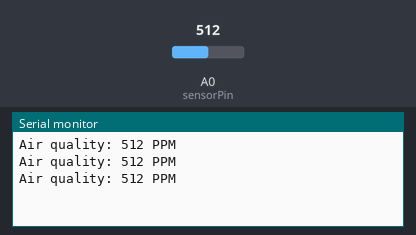
The sketch below on a simulated Arduino Uno, built with avr-gcc and run on an emulated ATmega328P. On the bench: the last lines printed to the serial monitor. The test bench sets the inputs (shaded band); at power-on: A0 (sensorPin) = 512.

Above: at 1.3 s.
1.4 s: A0 (sensorPin) set to 716
At 1.9 s:
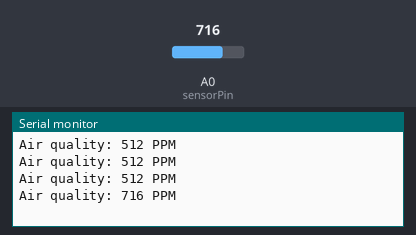
2.9 s: A0 (sensorPin) set to 900
At 3.4 s:
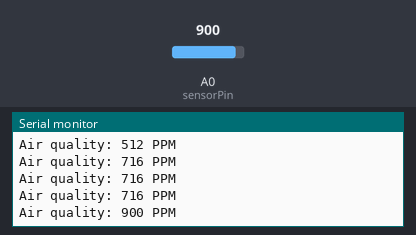
Timing chart, 0 to 5.9 s (numbered marks = the images above; inputs shaded):
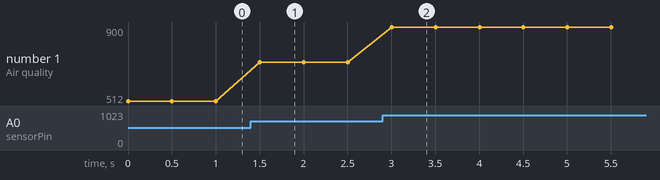

The sketch:

01reading_air_quality_ppm.ino
```cpp
int sensorValue;
int sensorPin = A0;

void setup(){
    Serial.begin(9600);                            // sets the serial port to 9600
}

void loop(){
    sensorValue = analogRead(sensorPin);       // read analog input pin 0
    Serial.print("Air quality: ");
    Serial.print(sensorValue, DEC);               // prints the value read
    Serial.println(" PPM");
    delay(500);                                   // wait 100ms for next reading
}
```

Measured:
- after the input at 1.4 s, the serial monitor: prints a new line after 0.10 s (image 1)
- after the input at 2.9 s, the serial monitor: prints a new line after 0.10 s (image 2)
- plotted number 1: 512 → 716 after the input at 1.4 s, 716 → 900 after the input at 2.9 s
